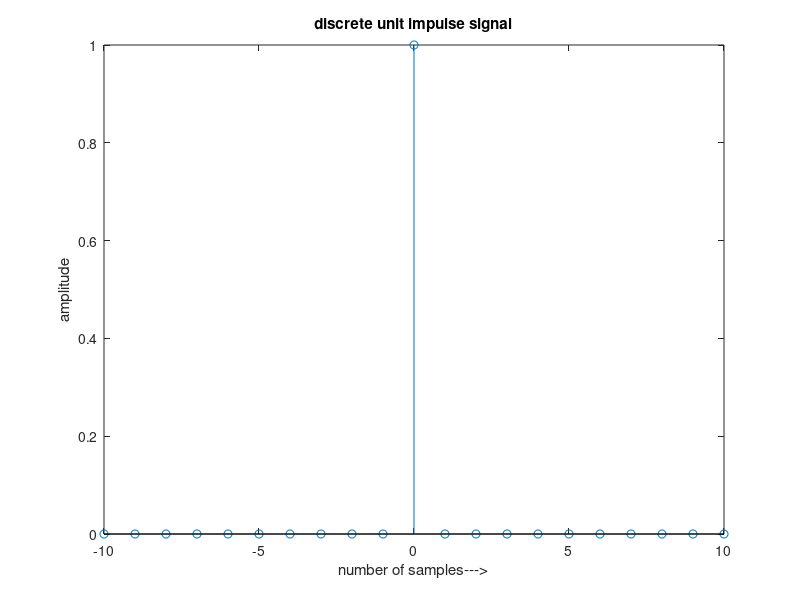

Here is the MATLAB script that generated this plot:
clear all;
close all;
clc;
N=10;
n=-N:1:N;
y=[zeros(1,N),ones(1,1),zeros(1,N)];
stem(n,y);
ylabel('amplitude');
xlabel('number of samples--->');
title('discrete unit impulse signal');